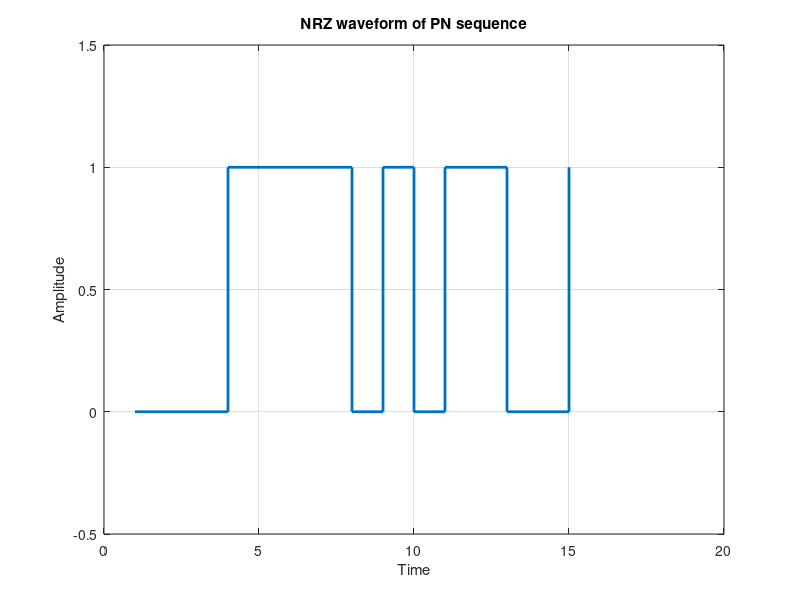

This chart was generated by the following MATLAB code:
clc;
clear;

% Parameters
n = 4;                 % Number of flip-flops
len = 15;              % Sequence length (2^n - 1)
register = [1 0 0 0];  % Initial seed (non-zero)
pn_sequence = zeros(1, len);

% Feedback taps (positions to XOR): Q4 and Q1 => index 1 and 4
tap1 = 1;
tap2 = 4;

% LFSR loop
for i = 1:len
    pn_sequence(i) = register(end); % Output = last flip-flop (Q4)
    
    % XOR feedback
    feedback = xor(register(tap1), register(tap2));
    
    % Shift register
    register = [feedback register(1:end-1)];
end

% Display sequence
disp('PN Sequence:');
disp(pn_sequence);

% Plot NRZ waveform
figure;
stairs(pn_sequence, 'LineWidth', 2);
ylim([-0.5 1.5]);
xlabel('Time');
ylabel('Amplitude');
title('NRZ waveform of PN sequence');
grid on;